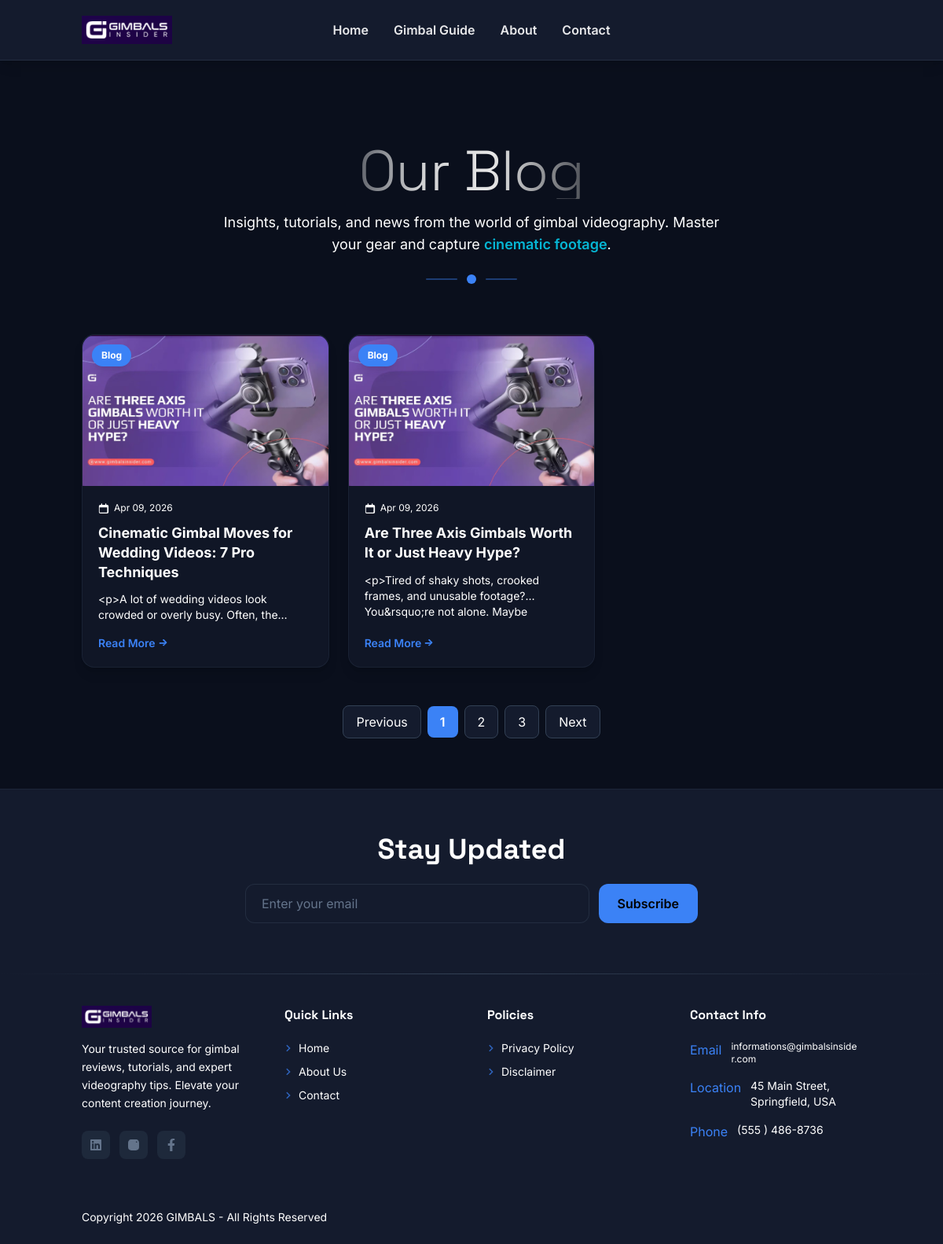
Screenshot of /blog/ with the database file from the repository.
### myapp/models.py (models this page shows, shortened)
class Post(models.Model):
    title = models.CharField(max_length=200)
    slug = models.SlugField(max_length=250, unique=True, blank=True)
    content = RichTextField()
    publication_date = models.DateTimeField(default=timezone.now)
    featured_image = models.ImageField(upload_to='post_images/')
    author = models.ForeignKey(Author, on_delete=models.SET_NULL, null=True, blank=True)
    categories = models.ManyToManyField(Category, blank=True)
    class Meta:
        ordering = ['-publication_date']

### myapp/views.py (the view)
# urls.py: path('blog/', views.blog, name='blog'),
def blog(request):
    all_posts = Post.objects.all()
    context = {
        'posts': all_posts
    }
    return render(request, 'blog.html', context)

### templates/blog.html (shortened to what this page needs)
{% extends 'base.html' %}
{% load static %}
{% block content %}
<main class="flex-grow">
    <section class="container mx-auto px-4 py-12 md:py-16">
        <div class="py-6 md:py-10 flex flex-col items-center text-center reveal">
            <h1 class="not-italic font-light text-4xl sm:text-5xl md:text-6xl lg:text-7xl leading-tight md:leading-normal tracking-[-0.01em] capitalize bg-[linear-gradient(91.57deg,rgba(255,255,255,0)_-20.9%,rgba(241,241,241,0.85)_26.58%,#E7E7E7_59.03%,rgba(153,153,153,0.5)_99.3%)] bg-clip-text text-transparent text-center mb-4">
            </h1>
            <p class="text-fg text-base md:text-lg max-w-2xl px-4 leading-relaxed">
                Insights, tutorials, and news from the world of gimbal videography. Master your gear and capture <span class="font-semibold text-highlight">cinematic footage</span>.
            </p>
            <div class="flex items-center gap-3 mt-6">
                <div class="w-10 h-0.5 bg-accent/40 rounded-full"></div>
                <div class="w-3 h-3 bg-accent rounded-full pulse-glow"></div>
                <div class="w-10 h-0.5 bg-accent/40 rounded-full"></div>
            </div>
        </div>
        <div class="grid grid-cols-1 md:grid-cols-2 lg:grid-cols-3 gap-6 mt-6">
            {% for post in posts %}
            <article class="bg-secondary/60 rounded-2xl shadow-lg group border border-border/30 flex flex-col card-hover reveal" style="transition-delay: 0.{{ forloop.counter0 }}s;">
                <div class="overflow-hidden relative rounded-t-2xl">
                    <a href="#">
                        {% if post.featured_image %}
                        <img src="{{ post.featured_image.url }}" alt="{{ post.title }}" class="w-full h-48 object-cover transition-transform duration-500 group-hover:scale-105"/>
                        {% endif %}
                    </a>
                    <span class="absolute top-3 left-3 bg-accent text-white text-xs font-bold px-3 py-1.5 rounded-full shadow-lg">Blog</span>
                </div>
                <div class="p-5 flex-1 flex flex-col">
                    <div class="text-xs text-muted mb-3 flex items-center gap-4">
                        <span class="flex items-center gap-1.5">
                            {{ post.publication_date|date:"M d, Y" }}
                        </span>
                    </div>
                    <h3 class="text-lg font-bold font-display mb-3 group-hover:text-accent transition-colors duration-200 leading-snug">
                        <a href="#">{{ post.title }}</a>
                    </h3>
                    <p class="text-muted text-sm mb-4 line-clamp-2 flex-1">
                        {{ post.content|truncatewords:25 }}
                    </p>
                    <a href="#" class="inline-flex items-center text-accent font-semibold text-sm hover:underline mt-auto group/link">
                        Read More
                    </a>
                </div>
            </article>
            {% empty %}
            <div class="col-span-full text-center py-12">
                <p class="text-muted">No blog posts have been published yet. Check back soon!</p>
            </div>
            {% endfor %}
        </div>
        <div class="flex justify-center mt-12">
            <nav class="flex items-center gap-2">
                <a href="#" class="px-4 py-2 bg-secondary border border-border rounded-lg text-muted hover:bg-accent hover:text-white hover:border-accent transition">Previous</a>
                <a href="#" class="px-4 py-2 bg-accent text-white rounded-lg font-semibold">1</a>
                <a href="#" class="px-4 py-2 bg-secondary border border-border rounded-lg text-muted hover:bg-accent hover:text-white hover:border-accent transition">2</a>
                <a href="#" class="px-4 py-2 bg-secondary border border-border rounded-lg text-muted hover:bg-accent hover:text-white hover:border-accent transition">3</a>
                <a href="#" class="px-4 py-2 bg-secondary border border-border rounded-lg text-muted hover:bg-accent hover:text-white hover:border-accent transition">Next</a>
            </nav>
        </div>
    </section>
</main>
{% endblock %}

### templates/base.html (style rules this page uses)
* { font-family: 'Inter', sans-serif; }
h1, h2, h3, h4, h5, h6 { font-family: 'Space Grotesk', sans-serif; }
:root { --bg: #0A0F1C; --fg: #F8FAFC; --accent: #3B82F6; --highlight: #06B6D4; }
body { background: var(--bg ); }
.card-hover { transition: transform 0.3s ease, box-shadow 0.3s ease; }
.reveal { opacity: 0; transform: translateY(30px); transition: opacity 0.7s ease, transform 0.7s ease; }
.reveal.visible { opacity: 1; transform: translateY(0); }
.pulse-glow { animation: pulse-glow 2s infinite; }

### rows the page displays
Post: featured_image (picture), publication_date "Apr 09, 2026", title "Cinematic Gimbal Moves for Wedding Videos: 7 Pro Techniques", content "<p>A lot of wedding videos look crowded or overly busy. Often,…"
Post: featured_image (picture), publication_date "Apr 09, 2026", title "Are Three Axis Gimbals Worth It or Just Heavy Hype?", content "<p>Tired of shaky shots, crooked frames, and unusable footage? You&rsquo;re not alone.…"
